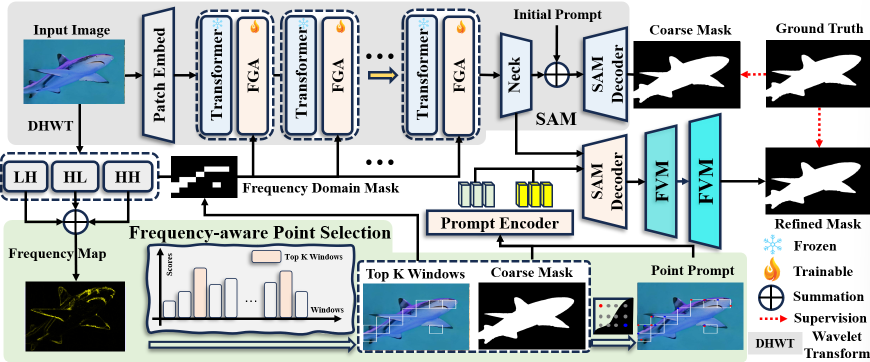
#> input picture framework.png, 1740 x 724 px (shown at 1/2 size)
$ python visual_frequency_grid.py --image ../framework.png
#> lines starting #> are read from the running program, lines starting #| are printed output that depends on the picture
"""
多分辨率“频域信息 grid”可视化（覆盖到原图上），与论文逻辑对齐。

论文 (main.tex) 的关键流程：
- Eq.(mh): 通过 Haar 小波(DHWT)得到 3 个高频子带，并平均得到频率图 M^h
- Eq.(topw): 在 M^h 上做滑窗统计，选 top-k 响应窗口作为 prior regions P

本脚本做的事情：
- 读取原图 I（RGB）
- 选择频率图来源：
  - auto/dataset：优先使用与 Image 同名的 `Frequency_2/*.jpg`（更贴近训练时用的频率图）
  - dhwt：从当前分辨率的 I 计算一层 Haar 频率图（与 Eq.(mh) 一致）
- 对每个目标分辨率，直接 resize 到指定 H×W（不保持比例）
- 将频率图 resize 到同样的 H×W
- 将频率图划分为 grid×grid 的窗口，计算每个窗口的平均响应并取 top-k
- 把 top-k 窗口矩形框覆盖画到原图上（就像你给的示例图）

示例：
python3 tipcode/visual_frequency_grid.py \
  --image /Users/yty/Desktop/TIP-HFP-SAM/tipcode/train/Image/MAS_Reptile_Turtle_Com_720.jpg \
  --sizes 256,512,1024 \
  --grids 4,8,16,32 \
  --topk 10 \
  --freq_source auto \
  --out_dir /Users/yty/Desktop/TIP-HFP-SAM/frequency_grid_visual
"""

from __future__ import annotations

import argparse
from dataclasses import dataclass
from pathlib import Path
from typing import List, Optional, Tuple

import numpy as np
from PIL import Image, ImageDraw, ImageFont

# 为了在无显示环境中也能保存图像
import matplotlib

matplotlib.use("Agg")
import matplotlib.pyplot as plt
import matplotlib.patches as patches


@dataclass(frozen=True)
class SizeSpec:
    h: int
    w: int
    label: str


def _normalize01(x: np.ndarray) -> np.ndarray:
    x = x.astype(np.float32, copy=False)
    mn = float(np.min(x))
    mx = float(np.max(x))
    if mx - mn < 1e-8:
        return np.zeros_like(x, dtype=np.float32)
    return (x - mn) / (mx - mn)


def _get_resampling():
    # Pillow 10+: Image.Resampling；旧版本兼容 fallback
    if hasattr(Image, "Resampling"):
        return Image.Resampling
    return Image  # type: ignore[return-value]


# [29 lines left out: function _load_times_new_roman, not called in this run]


def _resize_pil(img: Image.Image, hw: Tuple[int, int], resample) -> Image.Image:
    h, w = hw
    return img.resize((w, h), resample=resample)


def _parse_sizes(s: str, orig_hw: Tuple[int, int]) -> List[SizeSpec]:
    """
    支持：
    - "orig"
    - "512"（表示 512x512）
    - "512x384"（表示 HxW）
    """
    specs: List[SizeSpec] = []
    for raw in (p.strip() for p in s.split(",")):
        if not raw:
            continue
        lower = raw.lower()
        if lower in {"orig", "original", "raw"}:
            h, w = orig_hw
            specs.append(SizeSpec(h=h, w=w, label=f"orig_{h}x{w}"))
            continue
        if "x" in lower:
            a, b = lower.split("x", 1)
            h = int(a)
            w = int(b)
            if h <= 0 or w <= 0:
                raise ValueError(f"非法尺寸: {raw!r}")
            specs.append(SizeSpec(h=h, w=w, label=f"{h}x{w}"))
            continue
        v = int(lower)
        if v <= 0:
            raise ValueError(f"非法尺寸: {raw!r}")
        specs.append(SizeSpec(h=v, w=v, label=f"{v}x{v}"))

    if not specs:
        raise ValueError("sizes 为空：请至少给一个，比如 '512,1024' 或 'orig,512'")
    return specs


# [12 lines left out: function _parse_int_list, not called in this run]


def _infer_frequency2_path(image_path: Path) -> Optional[Path]:
    """
    从 Image 路径推断同名 Frequency_2 路径：
    .../train/Image/xxx.jpg  -> .../train/Frequency_2/xxx.jpg
    """
    name = image_path.name
    parent = image_path.parent
    if parent.name.lower() == "image":
        candidate = parent.parent / "Frequency_2" / name
        if candidate.exists():
            return candidate
    # 兜底：同目录下 Frequency_2
    candidate2 = parent / "Frequency_2" / name
    if candidate2.exists():
        return candidate2
    return None


# [72 lines left out: functions _haar_dwt_level1, frequency_map_from_dhwt, resize_frequency_map_to_hw, not called in this run]


def grid_scores(
    freq_map: np.ndarray,
    grid: int,
) -> Tuple[np.ndarray, np.ndarray, np.ndarray]:
    """
    将 freq_map(H,W) 划分为 grid×grid，并返回：
    - scores: (grid,grid) 每格平均值（对应论文的滑窗平均响应）
    - ys/xs: 边界坐标
    """
    if grid <= 0:
        raise ValueError("grid 必须 > 0")
    h, w = freq_map.shape
    ys = np.linspace(0, h, grid + 1, dtype=np.int32)
    xs = np.linspace(0, w, grid + 1, dtype=np.int32)
    scores = np.zeros((grid, grid), dtype=np.float32)
    for i in range(grid):
        y0, y1 = int(ys[i]), int(ys[i + 1])
        for j in range(grid):
            x0, x1 = int(xs[j]), int(xs[j + 1])
            cell = freq_map[y0:y1, x0:x1]
            scores[i, j] = float(cell.mean()) if cell.size else 0.0
    return scores, ys, xs


# [28 lines left out: function window_scores, not called in this run]


def topk_cells(scores: np.ndarray, k: int) -> List[Tuple[int, int]]:
    """返回 top-k 格子坐标 (row, col)。支持任意矩阵形状。"""
    r, c = scores.shape
    k = max(0, min(int(k), r * c))
    if k == 0:
        return []
    flat = scores.reshape(-1)
    idx = np.argsort(flat)[::-1][:k]
    return [(int(i // c), int(i % c)) for i in idx]


def plot_overlay_only(
    rgb: np.ndarray,
    ys: np.ndarray,
    xs: np.ndarray,
    topk: List[Tuple[int, int]],
    title: str,
    save_path: Path,
    rect_color: str = "red",
    rect_lw: float = 2.2,
    show: bool = False,
) -> None:
    fig, ax = plt.subplots(1, 1, figsize=(8, 6))
    ax.imshow(rgb)
    ax.set_title(title)
    ax.axis("off")

    # 去重画边线，避免相邻/重叠边变粗
    h, w = rgb.shape[:2]

    def _clamp_x(x: int) -> int:
        return int(max(0, min(w - 1, x)))

    def _clamp_y(y: int) -> int:
        return int(max(0, min(h - 1, y)))

    segments = set()
    for (r, c) in topk:
        y0, y1 = int(ys[r]), int(ys[r + 1])
        x0, x1 = int(xs[c]), int(xs[c + 1])
        x0c, x1c = _clamp_x(x0), _clamp_x(x1)
        y0c, y1c = _clamp_y(y0), _clamp_y(y1)
        segs = [
            ((x0c, y0c), (x1c, y0c)),
            ((x0c, y1c), (x1c, y1c)),
            ((x0c, y0c), (x0c, y1c)),
            ((x1c, y0c), (x1c, y1c)),
        ]
        for p0, p1 in segs:
            if p0 > p1:
                p0, p1 = p1, p0
            segments.add((p0, p1))

    for (p0, p1) in segments:
        ax.plot(
            [p0[0], p1[0]],
            [p0[1], p1[1]],
            color=rect_color,
            linewidth=rect_lw,
            solid_capstyle="butt",
            solid_joinstyle="miter",
        )

    save_path.parent.mkdir(parents=True, exist_ok=True)
    fig.tight_layout()
    fig.savefig(str(save_path), dpi=200)
    if show:
        plt.show()
    plt.close(fig)


def plot_multires_summary(
    rows: List[Tuple[str, np.ndarray, np.ndarray, np.ndarray, np.ndarray, np.ndarray, List[Tuple[int, int]]]],
    out_path: Path,
    show: bool = False,
) -> None:
    """
    rows: (label, rgb, freq_map, scores, ys, xs, topk)
    """
    n = len(rows)
    fig, axes = plt.subplots(n, 3, figsize=(16, 5 * n))
    if n == 1:
        axes = np.expand_dims(axes, axis=0)

    for i, (label, rgb, freq_map, scores, ys, xs, topk) in enumerate(rows):
        ax0, ax1, ax2 = axes[i, 0], axes[i, 1], axes[i, 2]

        # (1) overlay
        ax0.imshow(rgb)
        ax0.set_title(f"{label} | overlay")
        ax0.axis("off")

        h0, w0 = rgb.shape[:2]

        def _clamp_x0(x: int) -> int:
            return int(max(0, min(w0 - 1, x)))

        def _clamp_y0(y: int) -> int:
            return int(max(0, min(h0 - 1, y)))

        segments = set()
        for (r, c) in topk:
            y0, y1 = int(ys[r]), int(ys[r + 1])
            x0, x1 = int(xs[c]), int(xs[c + 1])
            x0c, x1c = _clamp_x0(x0), _clamp_x0(x1)
            y0c, y1c = _clamp_y0(y0), _clamp_y0(y1)
            segs = [
                ((x0c, y0c), (x1c, y0c)),
                ((x0c, y1c), (x1c, y1c)),
                ((x0c, y0c), (x0c, y1c)),
                ((x1c, y0c), (x1c, y1c)),
            ]
            for p0, p1 in segs:
                if p0 > p1:
                    p0, p1 = p1, p0
                segments.add((p0, p1))

        for (p0, p1) in segments:
            ax0.plot(
                [p0[0], p1[0]],
                [p0[1], p1[1]],
                color="red",
                linewidth=2.0,
                solid_capstyle="butt",
                solid_joinstyle="miter",
            )

        # (2) frequency map
        ax1.imshow(_normalize01(freq_map), cmap="gray")
        ax1.set_title(f"{label} | M^h (resized)")
        ax1.axis("off")

        # (3) grid scores
        im = ax2.imshow(_normalize01(scores), cmap="viridis")
        ax2.set_title(f"{label} | grid scores (mean)")
        ax2.set_xticks([])
        ax2.set_yticks([])
        for (r, c) in topk:
            ax2.scatter([c], [r], s=40, c="red", marker="x")
        fig.colorbar(im, ax=ax2, fraction=0.046, pad=0.04)

    fig.tight_layout()
    out_path.parent.mkdir(parents=True, exist_ok=True)
    fig.savefig(str(out_path), dpi=200)
    if show:
        plt.show()
    plt.close(fig)


# [266 lines left out: functions _compressed_display_px, _render_overlay_pil, montage9, not called in this run]


def run(
    image_path: Path,
    sizes: List[SizeSpec],
    grid: int,
    window: Optional[int],
    topk: int,
    out_dir: Path,
    freq_source: str = "auto",
    freq_image: Optional[Path] = None,
    rectify: str = "relu",
    show: bool = False,
) -> List[Path]:
    if not image_path.exists():
        raise FileNotFoundError(f"图片不存在: {image_path}")

    img_pil = Image.open(str(image_path)).convert("RGB")
    orig_hw = (img_pil.size[1], img_pil.size[0])  # (H,W)

    # 频率图（dataset）路径准备：只在需要时使用
    inferred_freq = _infer_frequency2_path(image_path)
    if freq_image is None and inferred_freq is not None:
        freq_image = inferred_freq

    freq_source = freq_source.lower()
    if freq_source not in {"auto", "dataset", "dhwt"}:
        raise ValueError("freq_source 只能是 auto/dataset/dhwt")

    freq_pil_dataset: Optional[Image.Image] = None
    if freq_source in {"auto", "dataset"} and freq_image is not None and freq_image.exists():
        freq_pil_dataset = Image.open(str(freq_image)).convert("L")

    resampling = _get_resampling()
    outputs: List[Path] = []
    rows = []

    for spec in sizes:
        h, w = spec.h, spec.w
        label = spec.label

        # 直接 resize 到 H×W（不保持比例）
        img_resized = _resize_pil(img_pil, (h, w), resample=resampling.BICUBIC)
        rgb = np.array(img_resized)

        # 生成/读取频率图，并 resize 到 H×W
        if freq_source == "dhwt":
            mh_half = frequency_map_from_dhwt(rgb, rectify=rectify)
            mh = resize_frequency_map_to_hw(mh_half, (h, w))
        else:
            # auto/dataset：优先用 Frequency_2
            if freq_pil_dataset is None:
                if freq_source == "dataset":
                    raise FileNotFoundError(
                        "freq_source=dataset 但未找到频率图。"
                        "请提供 --freq_image，或保证 Image 同级存在 Frequency_2/同名文件。"
                    )
                # auto 兜底：用 dhwt 生成
                mh_half = frequency_map_from_dhwt(rgb, rectify=rectify)
                mh = resize_frequency_map_to_hw(mh_half, (h, w))
            else:
                mh_img = _resize_pil(freq_pil_dataset, (h, w), resample=resampling.BILINEAR)
                mh = np.array(mh_img, dtype=np.float32)

        if window is not None:
            scores, ys, xs = window_scores(mh, window=int(window))
            grid_tag = f"win{int(window)}"
        else:
            scores, ys, xs = grid_scores(mh, grid=grid)
            grid_tag = f"g{grid}"
        topk_list = topk_cells(scores, k=topk)

        if window is not None:
            title = (
                f"{image_path.name} | {label} | img={h}x{w} | win={int(window)} | "
                f"grid={scores.shape[0]}x{scores.shape[1]} | topk={topk} | freq={freq_source}"
            )
        else:
            title = f"{image_path.name} | {label} | img={h}x{w} | grid={grid} | topk={topk} | freq={freq_source}"
        out_path = out_dir / f"{image_path.stem}_freqwin_{label}_img{h}x{w}_{grid_tag}_top{topk}.png"
        plot_overlay_only(
            rgb=rgb,
            ys=ys,
            xs=xs,
            topk=topk_list,
            title=title,
            save_path=out_path,
            rect_color="red",
            rect_lw=2.6,
            show=show,
        )

        outputs.append(out_path)
        rows.append((label, rgb, mh, scores, ys, xs, topk_list))

    summary_path = out_dir / f"{image_path.stem}_freqwin_multires_{grid_tag}_top{topk}.png"
    plot_multires_summary(rows=rows, out_path=summary_path, show=show)
    outputs.append(summary_path)

    return outputs


def main() -> None:
    parser = argparse.ArgumentParser(description="频域信息 grid 可视化（覆盖到原图上，论文逻辑：DHWT + top-k windows）")
    parser.add_argument("--image", type=str, required=True, help="输入图片路径（jpg/png 等）")
    parser.add_argument(
        "--sizes",
        type=str,
        default="512",
        help="目标尺寸列表（逗号分隔）：'512,1024' 或 'orig,512' 或 '512x384'；整数表示 H=W",
    )
    parser.add_argument("--grid", type=int, default=8, help="grid 划分大小（NxN）。512x512 + grid=8 等价于 window=64（单值）")
    parser.add_argument(
        "--grids",
        type=str,
        default="",
        help="可选：多个 grid 值（逗号分隔）用于 sweep，例如 '4,8,16,32'；若提供则覆盖 --grid",
    )
    parser.add_argument("--window", type=int, default=0, help="固定窗口像素大小（例如 64）。若 >0，则使用 window 模式而不是 grid 模式。")
    parser.add_argument(
        "--windows",
        type=str,
        default="",
        help="可选：多个 window 像素大小用于 sweep，例如 '64,32,16'；若提供则覆盖 --window",
    )
    parser.add_argument("--topk", type=int, default=10, help="选 top-k 窗口（覆盖画到原图上）")
    parser.add_argument(
        "--montage9",
        type=int,
        default=0,
        help="是否额外生成 3×3 九宫格汇总图（需要恰好 3 个 sizes 和 3 个 grids）",
    )
    parser.add_argument(
        "--montage9_style",
        type=str,
        default="debug",
        choices=["debug", "paper"],
        help="九宫格样式：debug(每格带参数说明) / paper(仅(a)-(i)面板标注，说明放caption)",
    )
    parser.add_argument(
        "--montage9_export_dir",
        type=str,
        default="",
        help="可选：导出九宫格的9张单图到该目录（不带字母/不带标题），文件名=resolution + grid/window size",
    )
    parser.add_argument(
        "--freq_source",
        type=str,
        default="auto",
        choices=["auto", "dataset", "dhwt"],
        help="频率图来源：auto(优先Frequency_2否则dhwt)/dataset(强制用Frequency_2)/dhwt(从当前分辨率图计算)",
    )
    parser.add_argument(
        "--freq_image",
        type=str,
        default="",
        help="可选：显式指定 Frequency_2 频率图路径（dataset/auto 会用）",
    )
    parser.add_argument(
        "--rectify",
        type=str,
        default="relu",
        choices=["none", "relu", "abs"],
        help="dhwt 生成的频率图后处理：none/relu/abs。默认 relu 更接近 cv2.imwrite 的负值裁剪效果",
    )
    parser.add_argument(
        "--out_dir",
        type=str,
        default=str(Path.cwd() / "frequency_grid_visual"),
        help="输出目录",
    )
    parser.add_argument("--show", type=int, default=0, help="是否弹窗显示（1=显示，0=只保存）")

    args = parser.parse_args()
    image_path = Path(args.image).expanduser().resolve()
    out_dir = Path(args.out_dir).expanduser().resolve()
    show = bool(int(args.show))

    img_pil = Image.open(str(image_path)).convert("RGB")
    orig_hw = (img_pil.size[1], img_pil.size[0])
#> orig_hw = (724, 1740)
    sizes = _parse_sizes(args.sizes, orig_hw=orig_hw)

    freq_image = Path(args.freq_image).expanduser().resolve() if args.freq_image else None

    if args.grids.strip():
        grid_list = _parse_int_list(args.grids)
    else:
        grid_list = [int(args.grid)]

    if args.windows.strip():
        window_list = _parse_int_list(args.windows)
    elif int(args.window) > 0:
        window_list = [int(args.window)]
    else:
        window_list = []

    outputs: List[Path] = []
    if window_list:
        for w in window_list:
            outputs.extend(
                run(
                    image_path=image_path,
                    sizes=sizes,
                    grid=int(args.grid),
                    window=w,
                    topk=int(args.topk),
                    out_dir=out_dir,
                    freq_source=str(args.freq_source),
                    freq_image=freq_image,
                    rectify=str(args.rectify),
                    show=show,
                )
            )
    else:
        for g in grid_list:
            outputs.extend(
                run(
                    image_path=image_path,
                    sizes=sizes,
                    grid=g,
                    window=None,
                    topk=int(args.topk),
                    out_dir=out_dir,
                    freq_source=str(args.freq_source),
                    freq_image=freq_image,
                    rectify=str(args.rectify),
                    show=show,
                )
            )
#> in run, `freq_pil_dataset = Image.open(str(freq_image)).convert("L")`:
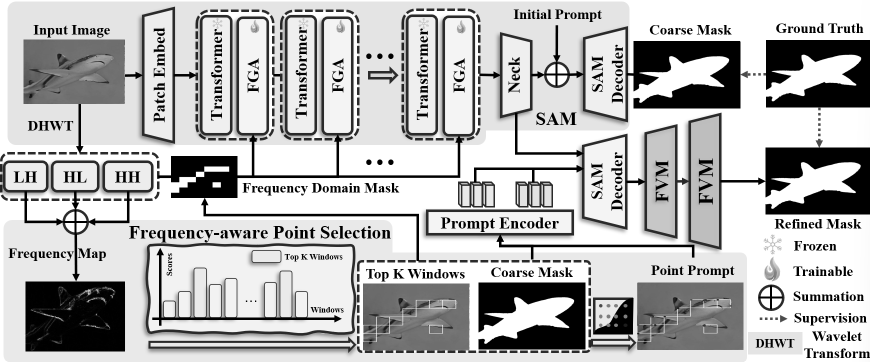
#> freq_pil_dataset: PIL image 1740x724 L (shown at 1/2 size); min 0, max 255, mean 184
#> the loop in run, `for spec in sizes:` made 1 pass
#> (xs, idx in topk_cells) on pass 1: ([0, 64, 128, 192, 256, 320, 384, 448, 512], [47, 6, 35, 28, 27, 50, 55, 45, 5, 63])
#> pass 1, in run, `img_resized = _resize_pil(img_pil, (h, w), resample=resampling.BICUBIC)`:
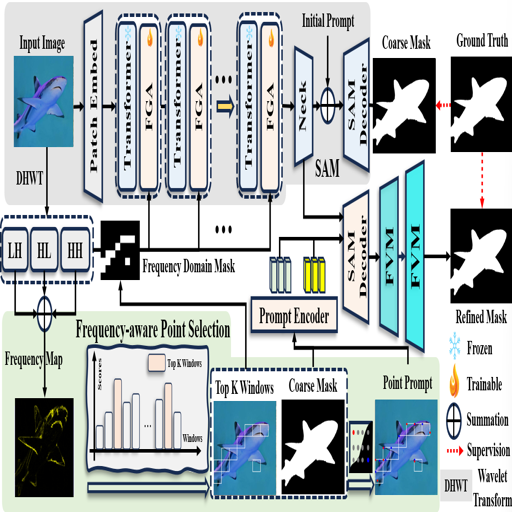
#> img_resized: PIL image 512x512 RGB; mean R, G, B 176.9, 186.7, 188.4
#> pass 1, in run, `mh_img = _resize_pil(freq_pil_dataset, (h, w), resample=resampling.BIL..`:
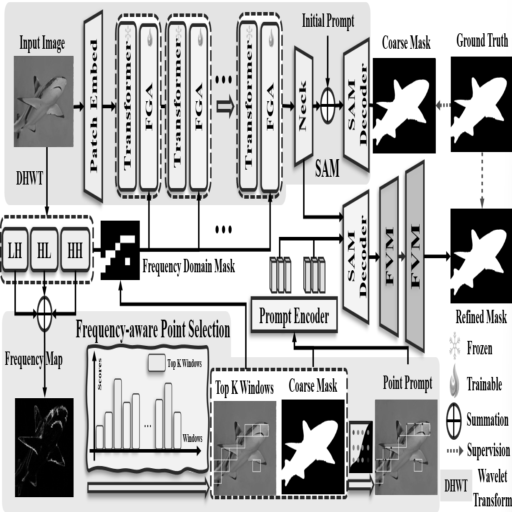
#> mh_img: PIL image 512x512 L; min 0, max 255, mean 184
#> pass 1, in plot_overlay_only, `fig.savefig(str(save_path), dpi=200)`:
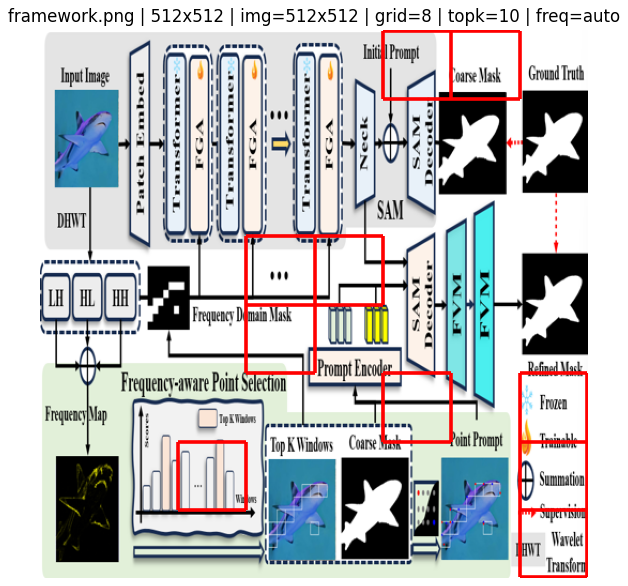
#> figure drawn by matplotlib, 1 panel
#> after the loop in run, `for spec in sizes:`: outputs = 1 item
#> in plot_multires_summary, `n = len(rows)`: n = 1
#> the loop in plot_multires_summary, `for i, (label, rgb, freq_map, scores, ys, xs, topk) in enumerate(rows):` made 1 pass
#> (label, xs, h0, w0) on pass 1: ('512x512', [0, 64, 128, 192, 256, 320, 384, 448, 512], 512, 512)
#> after the loop in plot_multires_summary, `for i, (label, rgb, freq_map, scores, ys, xs, topk) in enumerate(rows):`: p0 = (256, 256); p1 = (320, 256)
#> in plot_multires_summary, `fig.savefig(str(out_path), dpi=200)`:
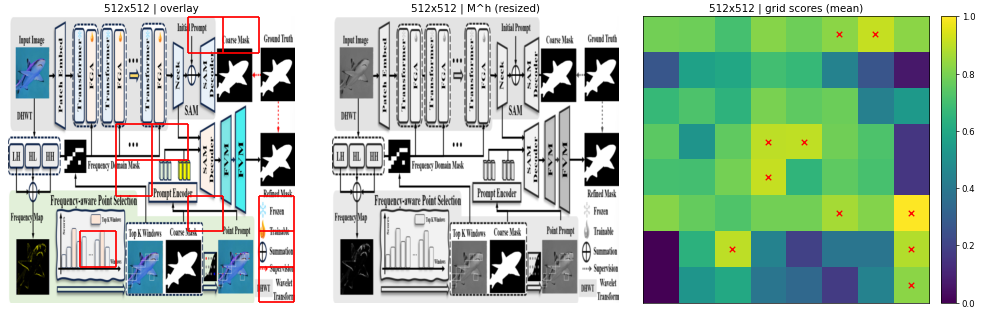
#> figure drawn by matplotlib, 4 panels

    # 额外生成九宫格（只在 sizes×grids==9 时启用）
    if bool(int(args.montage9)):
        if len(sizes) != 3:
            raise ValueError("--montage9 需要恰好 3 个 sizes")
        if window_list:
            if len(window_list) != 3:
                raise ValueError("--montage9 + windows 模式需要恰好 3 个 windows（3 列）")
            m9 = montage9(
                image_path=image_path,
                sizes=sizes,
                grids=None,
                windows=window_list,
                topk=int(args.topk),
                out_dir=out_dir,
                freq_source=str(args.freq_source),
                freq_image=freq_image,
                rectify=str(args.rectify),
                show=show,
                style=str(args.montage9_style),
                export_dir=Path(args.montage9_export_dir).expanduser().resolve() if args.montage9_export_dir else None,
            )
        else:
            if len(grid_list) != 3:
                raise ValueError("--montage9 + grids 模式需要恰好 3 个 grids（3 列）")
            m9 = montage9(
                image_path=image_path,
                sizes=sizes,
                grids=grid_list,
                windows=None,
                topk=int(args.topk),
                out_dir=out_dir,
                freq_source=str(args.freq_source),
                freq_image=freq_image,
                rectify=str(args.rectify),
                show=show,
                style=str(args.montage9_style),
                export_dir=Path(args.montage9_export_dir).expanduser().resolve() if args.montage9_export_dir else None,
            )
        outputs.append(m9)
    print("Saved:")
    for p in outputs:
        print(str(p))
#> this loop made 2 passes
#| tipcode/frequency_grid_visual/framework_freqwin_512x512_img512x512_g8_top10.png
#| tipcode/frequency_grid_visual/framework_freqwin_multires_g8_top10.png


if __name__ == "__main__":
    main()
